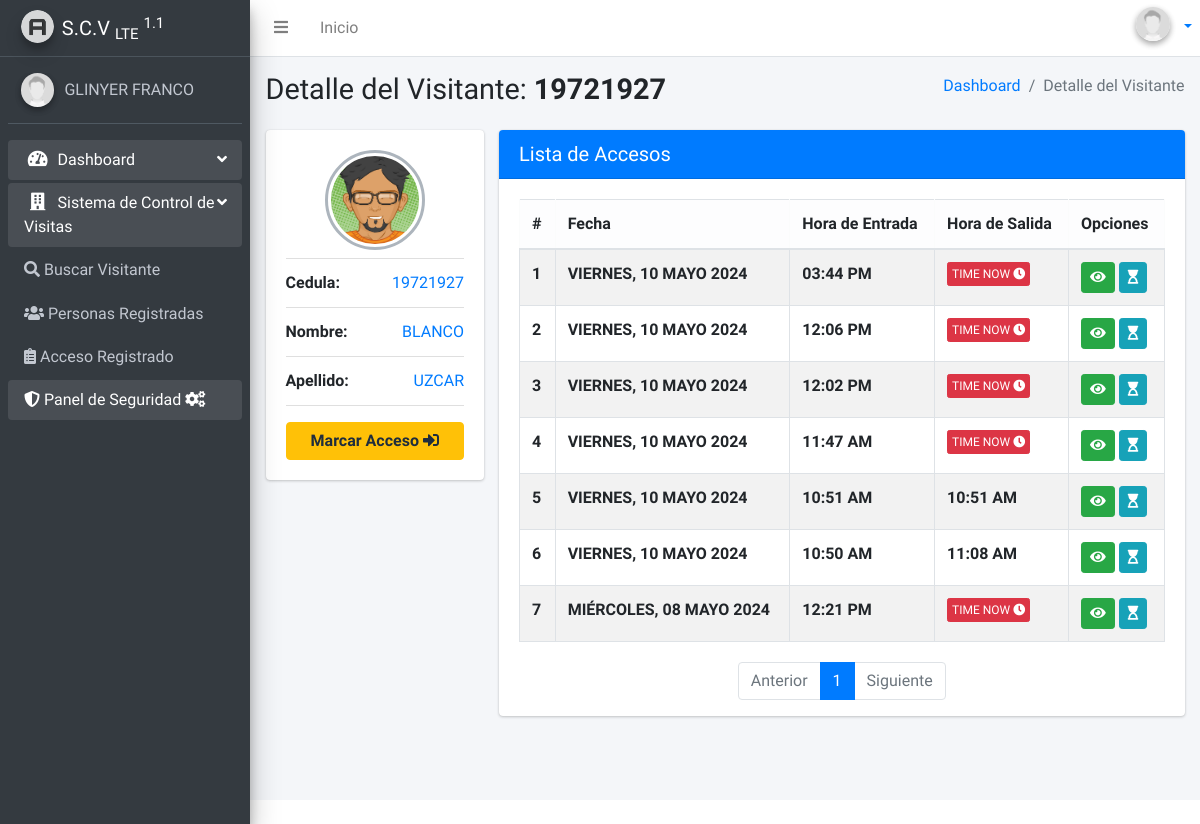
/person/19721927/ (signed in), run on the app's committed database.
### apps/dashboard/models.py (models this page shows, shortened)
class Profile(models.Model):
    user = models.OneToOneField(User, on_delete=models.CASCADE)
    dni = models.CharField('Cedula',max_length=10, null=True, blank=True)
    avatar = models.ImageField(upload_to='profiles',  default='users/default.jpg',null=True, blank=True)
    bio = models.TextField(null=True, blank=True)
    class Meta:
        verbose_name ='Perfil'
        verbose_name_plural ='Perfiles'

### apps/gav/models.py (models this page shows, shortened)
class Personas(models.Model):
    LIST_NAC = [
        ('VE', 'Venezolano'),
        ('EX', 'Extranjero'),
    ]
    Lista_status = [('F', 'FAMILIAR'),
                    ('E', 'EGRESADO'),
                    ('J', 'JUBILADO'),
                    ('C', 'CONTRATISTA'),
                    ('M', 'MISC'),
                    ]
    status = models.CharField(
        'Tipo de visitante', max_length=1, choices=Lista_status, null=False, default='M')
    nac = models.CharField('Nacionalidad', max_length=2, choices=LIST_NAC, null=True, blank=True)
    dni = models.CharField('Cedula', primary_key=True,  max_length=8,validators=[MinLengthValidator(6)])
    first_name = models.CharField('Nombre', max_length=40,validators=[MinLengthValidator(3)])
    last_name = models.CharField('Apellido', max_length=40,validators=[MinLengthValidator(3)])
    GENDER_CHOICES = [
        ('M', 'Masculino'),
        ('F', 'Femenino'),
    ]
    gender = models.CharField('Género', max_length=1, choices=GENDER_CHOICES, null=True, blank=True)
    class Meta:
        verbose_name = "Personas"
        verbose_name_plural = "Personas"
        ordering = ['-dni']

class Avisitantes(models.Model):
    visitor = models.ForeignKey(Personas, on_delete=models.CASCADE)
    entry = models.DateField('Fecha del Dia')
    hours = models.TimeField('Hora de Entrada')
    hoursEx = models.TimeField('Hora de Salida', null=True, blank=True)
    empleado = models.ForeignKey(Empleado, on_delete=models.CASCADE, verbose_name='Nombre del Empleados')
    oficina = models.ForeignKey(Oficina, on_delete=models.CASCADE, verbose_name='Oficina a Visitar')
    cargo = models.ForeignKey(Cargo, on_delete=models.CASCADE, verbose_name='Cargo')
    obs = models.TextField('Observaciones', max_length=140, null=True, blank=True)
    class Meta:
        verbose_name = "Listado Accesos"
        verbose_name_plural = "Listado Accesos"
        ordering = ['-entry', 'hours']

### apps/gav/views.py (the view)
# urls.py: path('person/<str:dni>/',views.dperson,name='dperson'),
@login_required
@permission_required('gav.view_personas')
def dperson(request, dni):
    try:
        person = get_object_or_404(Personas, dni=dni)
        paccess = Avisitantes.objects.filter(visitor=person).order_by('-entry', '-hours')
        paginator = Paginator(paccess, 8)
        page_number = request.GET.get('page')
        page_obj = paginator.get_page(page_number)
        context = {
            'person': person,
            'page_obj': page_obj
        }
        return render(request, 'person/dPerson.html', context)
    except Personas.DoesNotExist:
        return render(request, 'accesss/notfound.html')

### templates/person/dPerson.html (shortened to what this page needs)
{% extends 'layouts/main.html' %}
{% block titlecontent %}
  Detalle del Visitante: <b>{{ person.dni }}</b>
{% endblock %}
{% block titlemenu %}
  Detalle del Visitante
{% endblock %}
{% block content %}
  <div class="content">
    <div class="container-fluid">
      <div class="row">
        <div class="col-sm-3">
          <div class="card">
            <div class="card-body box-profile">
              <div class="text-center">
        {%load static%}
                {% if person.gender == 'M' %}
                <img class="profile-user-img img-fluid img-circle"  src="{% static '/dist/img/avatar4.png' %}" alt="Male">
        {% else %}
        <img class="profile-user-img img-fluid img-circle" src="{% static '/dist/img/avatar3.png' %}" alt="Female">
{% endif %}
              </div>
              <ul class="list-group list-group-unbordered mb-3">
                <li class="list-group-item">
                  <b>Cedula:</b> <a class="float-right">{{ person.dni }}</a>
                </li>
                <li class="list-group-item">
                  <b>Nombre:</b> <a class="float-right">{{ person.first_name|upper }}</a>
                </li>
                <li class="list-group-item">
                  <b>Apellido:</b> <a class="float-right">{{ person.last_name|upper }}</a>
                </li>
              </ul>
            <a href="{% url 'raccess' dni=person.dni %}" class="btn btn-warning btn-block"><b>Marcar Acceso</b> <i class="fas fa-sign-in-alt"></i></a>
            </div>
          </div>
        </div>
        <div class="col">
          <div class="card card-primary">
            <div class="card-header">
              <h5 class="m-0">Lista de Accesos</h5>
            </div>
            <div class="card-body">
              <table class="table table-striped table-bordered">
                <thead class="table-light">
                  <tr>
                    <th scope="col">#</th>
                    <th scope="col">Fecha</th>
                    <th scope="col">Hora de Entrada</th>
                    <th scope="col">Hora de Salida</th>
                    <th scope="col">Opciones</th>
                  </tr>
                </thead>
                <tbody>
                  {% for x in page_obj %}
                    <tr>
                      <th scope="row">{{ forloop.counter }}</th>
                      <th scope="row">{{ x.entry|date:"l, d F Y"|upper}}</th>
                      <th scope="row">{{ x.hours|date:"h:i A" }}</th>
                      {% if x.hoursEx is none or x.hoursEx == '' %}
                      <th><a href="{%url 'eaccess' pk=x.id%}" class="btn btn-xs btn-danger" href="">TIME NOW <i class="fas fa-clock"></i></a> </th>
                    {% else %}
                    <th>{{ x.hoursEx|date:"h:i A" }}</th>
                    {% endif %}
                      <td>
                      <a class="btn btn-sm btn-success" href="{%url 'daccess' pk=x.id%}"><i class="fa fa-eye" aria-hidden="true"></i></a>
                      <a class="btn btn-sm btn-info" href="{%url 'eaccess' pk=x.id%}"><i class="fas fa-hourglass-start" aria-hidden="true"></i>
                      </td>
                    </tr>
                  {% endfor %}
                </tbody>
              </table>
            </div>
            <nav aria-label="Page navigation example px-6">
              <ul class="pagination justify-content-center">
                {% if page_obj.has_previous %}
                  <li class="page-item">
                    <a class="page-link" href="?page={{ page_obj.previous_page_number }}">Anterior</a>
                  </li>
                {% else %}
                  <li class="page-item disabled">
                    <a class="page-link">Anterior</a>
                  </li>
                {% endif %}
                {% for page in page_obj.paginator.page_range %}
                  {% if page == page_obj.number %}
                    <li class="page-item active">
                      <a class="page-link" href="?page={{ page }}">{{ page }}</a>
                    </li>
                  {% else %}
                    <li class="page-item">
                      <a class="page-link" href="?page={{ page }}">{{ page }}</a>
                    </li>
                  {% endif %}
                {% endfor %}
                {% if page_obj.has_next %}
                  <li class="page-item">
                    <a class="page-link" href="?page={{ page_obj.next_page_number }}">Siguiente</a>
                  </li>
                {% else %}
                  <li class="page-item disabled">
                    <a class="page-link">Siguiente</a>
                  </li>
                {% endif %}
              </ul>
            </nav>
          </div>
        </div>
      </div>
    </div>
  </div>
{% endblock %}

### templates/layouts/navbar.html (shortened to what this page needs)
{%load static%}
<nav class="main-header navbar navbar-expand navbar-white navbar-light">
    <ul class="navbar-nav">
      <li class="nav-item">
        <a class="nav-link" data-widget="pushmenu" href="#" role="button"><i class="fas fa-bars"></i></a>
      </li>
      <li class="nav-item d-none d-sm-inline-block">
        <a href="/" class="nav-link">Inicio</a>
      </li>
    </ul>
    <ul class="navbar-nav ml-auto">
      <li class="dropdown user user-menu">
        <a href="#" class="dropdown-toggle" data-toggle="dropdown" aria-expanded="false">
             <span class="hidden-xs">
              {% if request.user.profile.avatar %}
              <img
                class="img-circle elevation-2 user-image"
                src="{{ request.user.profile.avatar.url }}"
                alt="Fotografía"
              />
              {% else %}
              <img
                src="{% static 'dist/img/user2-160x160.jpg' %}"
                class="img-circle elevation-2 user-image"
                alt="User Image"
              />
              {% endif %}
 </span>
        </a>
    </ul>
  </nav>

### templates/layouts/sidebar.html (shortened to what this page needs)
{% load static %}
in<aside class="main-sidebar elevation-4 sidebar-dark-primary">
  <a href="/" class="brand-link">
    <img
      src="{% static 'dist/img/AdminLTELogo.png' %}"
      alt=""
      class="brand-image img-circle elevation-3"
      style="opacity: 0.8"
    />
    <span class="brand-text font-weight-light"><b>S.C.V</b> <sub>LTE</sub> <sup> 1.1</sup></span>
  </a>
  <div class="sidebar">
    <div class="user-panel mt-3 pb-3 mb-3 d-flex">
      <div class="image">
        {% if request.user.profile.avatar %}
        <img
          class="img-circle elevation-2"
          src="{{ request.user.profile.avatar.url }}"
          alt="Fotografía"
        />
        {% else %}
        <img
          src="{% static 'dist/img/user2-160x160.jpg' %}"
          class="img-circle elevation-2"
          alt="User Image"
        />
        {% endif %}
      </div>
      <div class="info">
        {% if user.first_name and user.last_name %}
        <a href="{%url 'profiles-view'%}" class="d-block"
          >{{ user.first_name |upper }} {{ user.last_name |upper }}</a
        >
        {% else %}
        <a href="{%url 'profiles-view'%}" class="d-block">{{ user.username |upper }}</a>
        {% endif %}
      </div>
    </div>
    <nav class="mt-2">
      <ul class="nav nav-pills nav-sidebar flex-column"  data-widget="treeview" role="menu" data-accordion="false">
     <li class="nav-item menu-open">
          <a
            href="{% url 'home' %}"
            class="nav-link {% if request.resolver_match.url_name == 'home' %}active{% endif %}"
          >
            <i class="nav-icon fas fa-tachometer-alt"></i>
            <p>
              Dashboard
              <i class="right fas fa-angle-left"></i>
            </p>
          </a>
        </li>
        {%if perms.gav.view_personas %}
        <li class="nav-item menu-open">
          <a href="" class="nav-link">
            <i class="fas fa-building nav-icon"></i>
            <p>
              Sistema de Control de Visitas
              <i class="right fas fa-angle-left"></i>
            </p>
          </a>
          <ul class="nav nav-treeview">
            <li class="nav-item">
              <a
                href="{% url 'search' %}"
                class="nav-link {% if request.resolver_match.url_name == 'search' %}active{% endif %}"
              >
              <i class="fas fa-search"></i>
                <p>Buscar Visitante</p>
              </a>
            </li>
            <li class="nav-item">
              <a
                href="{% url 'lperson' %}"
                class="nav-link {% if request.resolver_match.url_name == 'lperson' %}active{% endif %}"
              >
              <i class="fas fa-users"></i>
                <p>Personas Registradas</p>
              </a>
            </li>
            {%if perms.gav.view_avisitantes%}
            <li class="nav-item">
              <a
                href="{% url 'laccess' %}"
                class="nav-link {% if request.resolver_match.url_name == 'laccess' %}active{% endif %}"
              >
              <i class="fas fa-clipboard-list"></i>
                <p>Acceso Registrado</p>
              </a>
            </li>
            {%endif%}
        </ul>
        </li>
        {%endif%}
        {% if request.user.is_staff %}
        <li class="nav-item menu-open">
          <a
            href="/admin"
            class="nav-link {% if request.resolver_match.url_name == 'admin' %}active{% endif %}"
          >
          <i class="fas fa-shield-alt"></i>
            <p>
              Panel de Seguridad
              <i class="fas fa-cogs"></i>
            </p>
          </a>
        </li>
        {% endif%}
      </ul>
    </nav>
  </div>
</aside>

### data on the page
Personas: dni "19721927", first_name "BLANCO", last_name "UZCAR"
Avisitantes: entry "VIERNES, 10 MAYO 2024", hours "03:44 PM", shows "TIME NOW"
Avisitantes: entry "VIERNES, 10 MAYO 2024", hours "12:06 PM", shows "TIME NOW"
Avisitantes: entry "VIERNES, 10 MAYO 2024", hours "12:02 PM", shows "TIME NOW"
Avisitantes: entry "VIERNES, 10 MAYO 2024", hours "11:47 AM", shows "TIME NOW"
Avisitantes: entry "VIERNES, 10 MAYO 2024", hours "10:51 AM", hoursEx "10:51 AM"
Avisitantes: entry "VIERNES, 10 MAYO 2024", hours "10:50 AM", hoursEx "11:08 AM"
Avisitantes: entry "MIÉRCOLES, 08 MAYO 2024", hours "12:21 PM", shows "TIME NOW"

### other printed values
{{ page }} "1"
{{ user.first_name |upper }} "GLINYER"
{{ user.last_name |upper }} "FRANCO"
